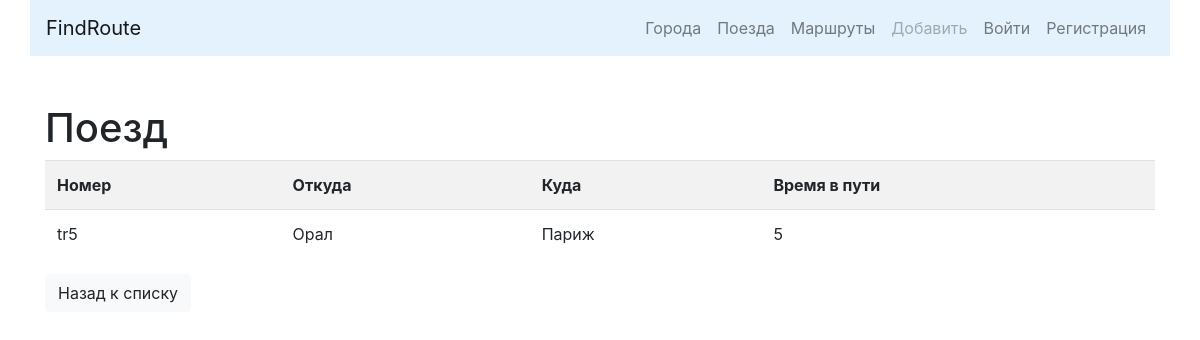
/trains/detail/6/, run on the app's committed database.
### trains/models.py (models this page shows, shortened)
class Train(models.Model):
    name = models.CharField(max_length=50, unique=True, verbose_name='Номер поезда')
    travel_time = models.PositiveSmallIntegerField(verbose_name='Время пути')
    from_city = models.ForeignKey(City, on_delete=models.CASCADE,
                                  related_name='from_city_set',
                                  verbose_name='Из какого города'
                                  )
    to_city = models.ForeignKey(City, on_delete=models.CASCADE,
                                  related_name='to_city_set',
                                  verbose_name='В какой город'
                                  )
    class Meta:
        verbose_name = 'Поезд'
        verbose_name_plural = 'Поезда'
        ordering = ['travel_time']

### cities/models.py (models this page shows, shortened)
class City(models.Model):
    name = models.CharField(max_length=100, unique=True, verbose_name='Город')
    def __str__(self):
        return self.name
    class Meta:
        verbose_name = 'Город'
        verbose_name_plural = 'Города'
        ordering = ['name']

### trains/views.py (the view)
# urls.py: path('detail/<int:pk>/', TrainDetailView.as_view(), name='detail'),
class TrainDetailView(DetailView):
    queryset = Train.objects.all()
    template_name = 'trains/detail.html'

### trains/templates/trains/detail.html (shortened to what this page needs)
{% extends 'base.html' %}
{% block content %}
<h1>Поезд</h1>
<div class="row">
    <div class="col-md">
        <table class="table table-striped">
            <tr>
                <th>Номер</th>
                <th>Откуда</th>
                <th>Куда</th>
                <th>Время в пути</th>
            </tr>
            <tr>
                <td> {{object.name}} </td>
                <td>{{object.from_city}}</td>
                <td>{{object.to_city}}</td>
                <td>{{object.travel_time}}</td>
            </tr>
        </table>
    </div>
</div>
<div class="row">
    <div class="col-md-4">
        <a href="{% url 'trains:home' %}">
            <button type="button" class="btn btn-light">Назад к списку</button>
        </a>
    </div>
</div>
{% endblock %}

### data on the page
Train: name "tr5", from_city "Орал", to_city "Париж", travel_time "5"
